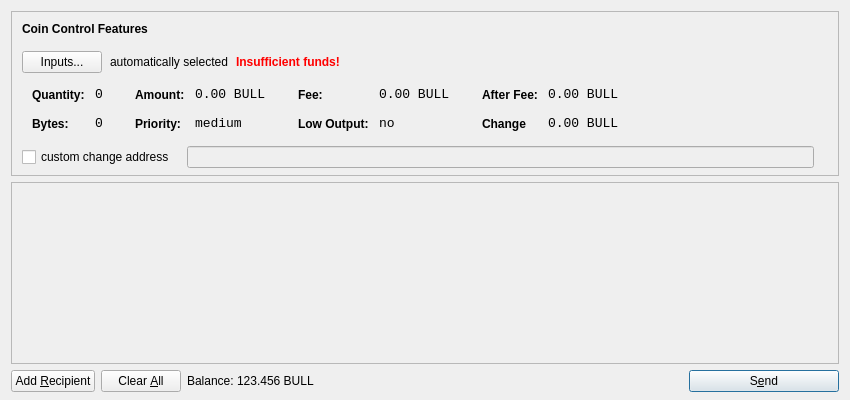
<?xml version="1.0" encoding="UTF-8"?>
<ui version="4.0">
 <class>SendCoinsDialog</class>
 <widget class="QDialog" name="SendCoinsDialog">
  <property name="geometry">
   <rect>
    <x>0</x>
    <y>0</y>
    <width>850</width>
    <height>400</height>
   </rect>
  </property>
  <property name="windowTitle">
   <string>Send Coins</string>
  </property>
  <layout class="QVBoxLayout" name="verticalLayout" stretch="0,1,0">
   <property name="bottomMargin">
    <number>8</number>
   </property>
   <item>
    <widget class="QFrame" name="frameCoinControl">
     <property name="sizePolicy">
      <sizepolicy hsizetype="Expanding" vsizetype="Expanding">
       <horstretch>0</horstretch>
       <verstretch>0</verstretch>
      </sizepolicy>
     </property>
     <property name="maximumSize">
      <size>
       <width>16777215</width>
       <height>16777215</height>
      </size>
     </property>
     <property name="frameShape">
      <enum>QFrame::StyledPanel</enum>
     </property>
     <property name="frameShadow">
      <enum>QFrame::Sunken</enum>
     </property>
     <layout class="QVBoxLayout" name="verticalLayoutCoinControl2">
      <property name="spacing">
       <number>-1</number>
      </property>
      <property name="leftMargin">
       <number>0</number>
      </property>
      <property name="topMargin">
       <number>0</number>
      </property>
      <property name="rightMargin">
       <number>0</number>
      </property>
      <property name="bottomMargin">
       <number>6</number>
      </property>
      <item>
       <layout class="QVBoxLayout" name="verticalLayoutCoinControl" stretch="0,0,0,0,1">
        <property name="spacing">
         <number>0</number>
        </property>
        <property name="leftMargin">
         <number>10</number>
        </property>
        <property name="topMargin">
         <number>10</number>
        </property>
        <item>
         <layout class="QHBoxLayout" name="horizontalLayoutCoinControl1">
          <property name="bottomMargin">
           <number>15</number>
          </property>
          <item>
           <widget class="QLabel" name="labelCoinControlFeatures">
            <property name="sizePolicy">
             <sizepolicy hsizetype="Preferred" vsizetype="Maximum">
              <horstretch>0</horstretch>
              <verstretch>0</verstretch>
             </sizepolicy>
            </property>
            <property name="font">
             <font>
              <weight>75</weight>
              <bold>true</bold>
             </font>
            </property>
            <property name="styleSheet">
             <string notr="true">font-weight:bold;</string>
            </property>
            <property name="text">
             <string>Coin Control Features</string>
            </property>
           </widget>
          </item>
         </layout>
        </item>
        <item>
         <layout class="QHBoxLayout" name="horizontalLayoutCoinControl2" stretch="0,0,0,0">
          <property name="spacing">
           <number>8</number>
          </property>
          <property name="bottomMargin">
           <number>10</number>
          </property>
          <item>
           <widget class="QPushButton" name="pushButtonCoinControl">
            <property name="styleSheet">
             <string notr="true"/>
            </property>
            <property name="text">
             <string>Inputs...</string>
            </property>
           </widget>
          </item>
          <item>
           <widget class="QLabel" name="labelCoinControlAutomaticallySelected">
            <property name="text">
             <string>automatically selected</string>
            </property>
            <property name="margin">
             <number>5</number>
            </property>
           </widget>
          </item>
          <item>
           <widget class="QLabel" name="labelCoinControlInsuffFunds">
            <property name="font">
             <font>
              <weight>75</weight>
              <bold>true</bold>
             </font>
            </property>
            <property name="styleSheet">
             <string notr="true">color:red;font-weight:bold;</string>
            </property>
            <property name="text">
             <string>Insufficient funds!</string>
            </property>
            <property name="margin">
             <number>5</number>
            </property>
           </widget>
          </item>
          <item>
           <spacer name="horizontalSpacerCoinControl">
            <property name="orientation">
             <enum>Qt::Horizontal</enum>
            </property>
            <property name="sizeHint" stdset="0">
             <size>
              <width>40</width>
              <height>1</height>
             </size>
            </property>
           </spacer>
          </item>
         </layout>
        </item>
        <item>
         <widget class="QWidget" name="widgetCoinControl" native="true">
          <property name="sizePolicy">
           <sizepolicy hsizetype="Preferred" vsizetype="Preferred">
            <horstretch>0</horstretch>
            <verstretch>0</verstretch>
           </sizepolicy>
          </property>
          <property name="minimumSize">
           <size>
            <width>0</width>
            <height>0</height>
           </size>
          </property>
          <property name="styleSheet">
           <string notr="true"/>
          </property>
          <layout class="QHBoxLayout" name="horizontalLayoutCoinControl5">
           <property name="margin">
            <number>0</number>
           </property>
           <item>
            <layout class="QHBoxLayout" name="horizontalLayoutCoinControl3" stretch="0,0,0,1">
             <property name="spacing">
              <number>20</number>
             </property>
             <property name="topMargin">
              <number>0</number>
             </property>
             <property name="bottomMargin">
              <number>10</number>
             </property>
             <item>
              <layout class="QFormLayout" name="formLayoutCoinControl1">
               <property name="horizontalSpacing">
                <number>10</number>
               </property>
               <property name="verticalSpacing">
                <number>14</number>
               </property>
               <property name="leftMargin">
                <number>10</number>
               </property>
               <property name="topMargin">
                <number>4</number>
               </property>
               <property name="rightMargin">
                <number>6</number>
               </property>
               <item row="0" column="0">
                <widget class="QLabel" name="labelCoinControlQuantityText">
                 <property name="styleSheet">
                  <string notr="true">font-weight:bold;</string>
                 </property>
                 <property name="text">
                  <string>Quantity:</string>
                 </property>
                 <property name="margin">
                  <number>0</number>
                 </property>
                </widget>
               </item>
               <item row="0" column="1">
                <widget class="QLabel" name="labelCoinControlQuantity">
                 <property name="font">
                  <font>
                   <family>Monospace</family>
                   <pointsize>10</pointsize>
                  </font>
                 </property>
                 <property name="cursor">
                  <cursorShape>IBeamCursor</cursorShape>
                 </property>
                 <property name="contextMenuPolicy">
                  <enum>Qt::ActionsContextMenu</enum>
                 </property>
                 <property name="text">
                  <string>0</string>
                 </property>
                 <property name="margin">
                  <number>0</number>
                 </property>
                 <property name="textInteractionFlags">
                  <set>Qt::LinksAccessibleByMouse|Qt::TextSelectableByKeyboard|Qt::TextSelectableByMouse</set>
                 </property>
                </widget>
               </item>
               <item row="1" column="0">
                <widget class="QLabel" name="labelCoinControlBytesText">
                 <property name="styleSheet">
                  <string notr="true">font-weight:bold;</string>
                 </property>
                 <property name="text">
                  <string>Bytes:</string>
                 </property>
                </widget>
               </item>
               <item row="1" column="1">
                <widget class="QLabel" name="labelCoinControlBytes">
                 <property name="font">
                  <font>
                   <family>Monospace</family>
                   <pointsize>10</pointsize>
                  </font>
                 </property>
                 <property name="cursor">
                  <cursorShape>IBeamCursor</cursorShape>
                 </property>
                 <property name="contextMenuPolicy">
                  <enum>Qt::ActionsContextMenu</enum>
                 </property>
                 <property name="text">
                  <string>0</string>
                 </property>
                 <property name="textInteractionFlags">
                  <set>Qt::LinksAccessibleByMouse|Qt::TextSelectableByKeyboard|Qt::TextSelectableByMouse</set>
                 </property>
                </widget>
               </item>
              </layout>
             </item>
             <item>
              <layout class="QFormLayout" name="formLayoutCoinControl2">
               <property name="horizontalSpacing">
                <number>10</number>
               </property>
               <property name="verticalSpacing">
                <number>14</number>
               </property>
               <property name="leftMargin">
                <number>6</number>
               </property>
               <property name="topMargin">
                <number>4</number>
               </property>
               <property name="rightMargin">
                <number>6</number>
               </property>
               <item row="0" column="0">
                <widget class="QLabel" name="labelCoinControlAmountText">
                 <property name="styleSheet">
                  <string notr="true">font-weight:bold;</string>
                 </property>
                 <property name="text">
                  <string>Amount:</string>
                 </property>
                 <property name="margin">
                  <number>0</number>
                 </property>
                </widget>
               </item>
               <item row="0" column="1">
                <widget class="QLabel" name="labelCoinControlAmount">
                 <property name="font">
                  <font>
                   <family>Monospace</family>
                   <pointsize>10</pointsize>
                  </font>
                 </property>
                 <property name="cursor">
                  <cursorShape>IBeamCursor</cursorShape>
                 </property>
                 <property name="contextMenuPolicy">
                  <enum>Qt::ActionsContextMenu</enum>
                 </property>
                 <property name="text">
                  <string>0.00 BULL</string>
                 </property>
                 <property name="textInteractionFlags">
                  <set>Qt::LinksAccessibleByMouse|Qt::TextSelectableByKeyboard|Qt::TextSelectableByMouse</set>
                 </property>
                </widget>
               </item>
               <item row="1" column="0">
                <widget class="QLabel" name="labelCoinControlPriorityText">
                 <property name="styleSheet">
                  <string notr="true">font-weight:bold;</string>
                 </property>
                 <property name="text">
                  <string>Priority:</string>
                 </property>
                </widget>
               </item>
               <item row="1" column="1">
                <widget class="QLabel" name="labelCoinControlPriority">
                 <property name="font">
                  <font>
                   <family>Monospace</family>
                   <pointsize>10</pointsize>
                  </font>
                 </property>
                 <property name="cursor">
                  <cursorShape>IBeamCursor</cursorShape>
                 </property>
                 <property name="contextMenuPolicy">
                  <enum>Qt::ActionsContextMenu</enum>
                 </property>
                 <property name="text">
                  <string>medium</string>
                 </property>
                 <property name="textInteractionFlags">
                  <set>Qt::LinksAccessibleByMouse|Qt::TextSelectableByKeyboard|Qt::TextSelectableByMouse</set>
                 </property>
                </widget>
               </item>
              </layout>
             </item>
             <item>
              <layout class="QFormLayout" name="formLayoutCoinControl3">
               <property name="horizontalSpacing">
                <number>10</number>
               </property>
               <property name="verticalSpacing">
                <number>14</number>
               </property>
               <property name="leftMargin">
                <number>6</number>
               </property>
               <property name="topMargin">
                <number>4</number>
               </property>
               <property name="rightMargin">
                <number>6</number>
               </property>
               <item row="0" column="0">
                <widget class="QLabel" name="labelCoinControlFeeText">
                 <property name="styleSheet">
                  <string notr="true">font-weight:bold;</string>
                 </property>
                 <property name="text">
                  <string>Fee:</string>
                 </property>
                 <property name="margin">
                  <number>0</number>
                 </property>
                </widget>
               </item>
               <item row="0" column="1">
                <widget class="QLabel" name="labelCoinControlFee">
                 <property name="font">
                  <font>
                   <family>Monospace</family>
                   <pointsize>10</pointsize>
                  </font>
                 </property>
                 <property name="cursor">
                  <cursorShape>IBeamCursor</cursorShape>
                 </property>
                 <property name="contextMenuPolicy">
                  <enum>Qt::ActionsContextMenu</enum>
                 </property>
                 <property name="text">
                  <string>0.00 BULL</string>
                 </property>
                 <property name="textInteractionFlags">
                  <set>Qt::LinksAccessibleByMouse|Qt::TextSelectableByKeyboard|Qt::TextSelectableByMouse</set>
                 </property>
                </widget>
               </item>
               <item row="1" column="0">
                <widget class="QLabel" name="labelCoinControlLowOutputText">
                 <property name="styleSheet">
                  <string notr="true">font-weight:bold;</string>
                 </property>
                 <property name="text">
                  <string>Low Output:</string>
                 </property>
                </widget>
               </item>
               <item row="1" column="1">
                <widget class="QLabel" name="labelCoinControlLowOutput">
                 <property name="font">
                  <font>
                   <family>Monospace</family>
                   <pointsize>10</pointsize>
                  </font>
                 </property>
                 <property name="cursor">
                  <cursorShape>IBeamCursor</cursorShape>
                 </property>
                 <property name="contextMenuPolicy">
                  <enum>Qt::ActionsContextMenu</enum>
                 </property>
                 <property name="text">
                  <string>no</string>
                 </property>
                 <property name="textInteractionFlags">
                  <set>Qt::LinksAccessibleByMouse|Qt::TextSelectableByKeyboard|Qt::TextSelectableByMouse</set>
                 </property>
                </widget>
               </item>
              </layout>
             </item>
             <item>
              <layout class="QFormLayout" name="formLayoutCoinControl4">
               <property name="horizontalSpacing">
                <number>10</number>
               </property>
               <property name="verticalSpacing">
                <number>14</number>
               </property>
               <property name="leftMargin">
                <number>6</number>
               </property>
               <property name="topMargin">
                <number>4</number>
               </property>
               <property name="rightMargin">
                <number>6</number>
               </property>
               <item row="0" column="0">
                <widget class="QLabel" name="labelCoinControlAfterFeeText">
                 <property name="styleSheet">
                  <string notr="true">font-weight:bold;</string>
                 </property>
                 <property name="text">
                  <string>After Fee:</string>
                 </property>
                 <property name="margin">
                  <number>0</number>
                 </property>
                </widget>
               </item>
               <item row="0" column="1">
                <widget class="QLabel" name="labelCoinControlAfterFee">
                 <property name="font">
                  <font>
                   <family>Monospace</family>
                   <pointsize>10</pointsize>
                  </font>
                 </property>
                 <property name="cursor">
                  <cursorShape>IBeamCursor</cursorShape>
                 </property>
                 <property name="contextMenuPolicy">
                  <enum>Qt::ActionsContextMenu</enum>
                 </property>
                 <property name="text">
                  <string>0.00 BULL</string>
                 </property>
                 <property name="textInteractionFlags">
                  <set>Qt::LinksAccessibleByMouse|Qt::TextSelectableByKeyboard|Qt::TextSelectableByMouse</set>
                 </property>
                </widget>
               </item>
               <item row="1" column="0">
                <widget class="QLabel" name="labelCoinControlChangeText">
                 <property name="styleSheet">
                  <string notr="true">font-weight:bold;</string>
                 </property>
                 <property name="text">
                  <string>Change</string>
                 </property>
                </widget>
               </item>
               <item row="1" column="1">
                <widget class="QLabel" name="labelCoinControlChange">
                 <property name="font">
                  <font>
                   <family>Monospace</family>
                   <pointsize>10</pointsize>
                  </font>
                 </property>
                 <property name="cursor">
                  <cursorShape>IBeamCursor</cursorShape>
                 </property>
                 <property name="contextMenuPolicy">
                  <enum>Qt::ActionsContextMenu</enum>
                 </property>
                 <property name="text">
                  <string>0.00 BULL</string>
                 </property>
                 <property name="textInteractionFlags">
                  <set>Qt::LinksAccessibleByMouse|Qt::TextSelectableByKeyboard|Qt::TextSelectableByMouse</set>
                 </property>
                </widget>
               </item>
              </layout>
             </item>
            </layout>
           </item>
          </layout>
         </widget>
        </item>
        <item>
         <layout class="QHBoxLayout" name="horizontalLayoutCoinControl4" stretch="0,0,0">
          <property name="spacing">
           <number>12</number>
          </property>
          <property name="sizeConstraint">
           <enum>QLayout::SetDefaultConstraint</enum>
          </property>
          <property name="topMargin">
           <number>5</number>
          </property>
          <property name="rightMargin">
           <number>5</number>
          </property>
          <item>
           <widget class="QCheckBox" name="checkBoxCoinControlChange">
            <property name="text">
             <string>custom change address</string>
            </property>
           </widget>
          </item>
          <item>
           <widget class="QLineEdit" name="lineEditCoinControlChange">
            <property name="enabled">
             <bool>false</bool>
            </property>
            <property name="sizePolicy">
             <sizepolicy hsizetype="Expanding" vsizetype="Fixed">
              <horstretch>0</horstretch>
              <verstretch>0</verstretch>
             </sizepolicy>
            </property>
           </widget>
          </item>
          <item>
           <widget class="QLabel" name="labelCoinControlChangeLabel">
            <property name="sizePolicy">
             <sizepolicy hsizetype="Preferred" vsizetype="Expanding">
              <horstretch>0</horstretch>
              <verstretch>0</verstretch>
             </sizepolicy>
            </property>
            <property name="minimumSize">
             <size>
              <width>0</width>
              <height>0</height>
             </size>
            </property>
            <property name="text">
             <string/>
            </property>
            <property name="margin">
             <number>3</number>
            </property>
           </widget>
          </item>
         </layout>
        </item>
        <item>
         <spacer name="verticalSpacerCoinControl">
          <property name="orientation">
           <enum>Qt::Vertical</enum>
          </property>
          <property name="sizeHint" stdset="0">
           <size>
            <width>800</width>
            <height>1</height>
           </size>
          </property>
         </spacer>
        </item>
       </layout>
      </item>
     </layout>
    </widget>
   </item>
   <item>
    <widget class="QScrollArea" name="scrollArea">
     <property name="widgetResizable">
      <bool>true</bool>
     </property>
     <widget class="QWidget" name="scrollAreaWidgetContents">
      <property name="geometry">
       <rect>
        <x>0</x>
        <y>0</y>
        <width>830</width>
        <height>165</height>
       </rect>
      </property>
      <layout class="QVBoxLayout" name="verticalLayout_2">
       <property name="margin">
        <number>0</number>
       </property>
       <item>
        <layout class="QVBoxLayout" name="entries">
         <property name="spacing">
          <number>6</number>
         </property>
        </layout>
       </item>
       <item>
        <spacer name="verticalSpacer">
         <property name="orientation">
          <enum>Qt::Vertical</enum>
         </property>
         <property name="sizeHint" stdset="0">
          <size>
           <width>20</width>
           <height>40</height>
          </size>
         </property>
        </spacer>
       </item>
      </layout>
     </widget>
    </widget>
   </item>
   <item>
    <layout class="QHBoxLayout" name="horizontalLayout">
     <item>
      <widget class="QPushButton" name="addButton">
       <property name="toolTip">
        <string>Send to multiple recipients at once</string>
       </property>
       <property name="text">
        <string>Add &amp;Recipient</string>
       </property>
       <property name="icon">
        <iconset resource="../bitcoin.qrc">
         <normaloff>:/icons/add</normaloff>:/icons/add</iconset>
       </property>
       <property name="autoDefault">
        <bool>false</bool>
       </property>
      </widget>
     </item>
     <item>
      <widget class="QPushButton" name="clearButton">
       <property name="sizePolicy">
        <sizepolicy hsizetype="Minimum" vsizetype="Fixed">
         <horstretch>0</horstretch>
         <verstretch>0</verstretch>
        </sizepolicy>
       </property>
       <property name="toolTip">
        <string>Remove all transaction fields</string>
       </property>
       <property name="text">
        <string>Clear &amp;All</string>
       </property>
       <property name="icon">
        <iconset resource="../bitcoin.qrc">
         <normaloff>:/icons/remove</normaloff>:/icons/remove</iconset>
       </property>
       <property name="autoRepeatDelay">
        <number>300</number>
       </property>
       <property name="autoDefault">
        <bool>false</bool>
       </property>
      </widget>
     </item>
     <item>
      <layout class="QHBoxLayout" name="horizontalLayout_2">
       <property name="spacing">
        <number>3</number>
       </property>
       <item>
        <widget class="QLabel" name="label">
         <property name="sizePolicy">
          <sizepolicy hsizetype="Preferred" vsizetype="Fixed">
           <horstretch>0</horstretch>
           <verstretch>0</verstretch>
          </sizepolicy>
         </property>
         <property name="text">
          <string>Balance:</string>
         </property>
        </widget>
       </item>
       <item>
        <widget class="QLabel" name="labelBalance">
         <property name="sizePolicy">
          <sizepolicy hsizetype="Preferred" vsizetype="Fixed">
           <horstretch>0</horstretch>
           <verstretch>0</verstretch>
          </sizepolicy>
         </property>
         <property name="cursor">
          <cursorShape>IBeamCursor</cursorShape>
         </property>
         <property name="text">
          <string>123.456 BULL</string>
         </property>
         <property name="textInteractionFlags">
          <set>Qt::LinksAccessibleByMouse|Qt::TextSelectableByKeyboard|Qt::TextSelectableByMouse</set>
         </property>
        </widget>
       </item>
      </layout>
     </item>
     <item>
      <spacer name="horizontalSpacer">
       <property name="orientation">
        <enum>Qt::Horizontal</enum>
       </property>
       <property name="sizeHint" stdset="0">
        <size>
         <width>40</width>
         <height>20</height>
        </size>
       </property>
      </spacer>
     </item>
     <item>
      <widget class="QPushButton" name="sendButton">
       <property name="minimumSize">
        <size>
         <width>150</width>
         <height>0</height>
        </size>
       </property>
       <property name="toolTip">
        <string>Confirm the send action</string>
       </property>
       <property name="text">
        <string>S&amp;end</string>
       </property>
       <property name="icon">
        <iconset resource="../bitcoin.qrc">
         <normaloff>:/icons/send</normaloff>:/icons/send</iconset>
       </property>
       <property name="default">
        <bool>true</bool>
       </property>
      </widget>
     </item>
    </layout>
   </item>
  </layout>
 </widget>
 <resources>
  <include location="../bitcoin.qrc"/>
 </resources>
 <connections/>
</ui>
